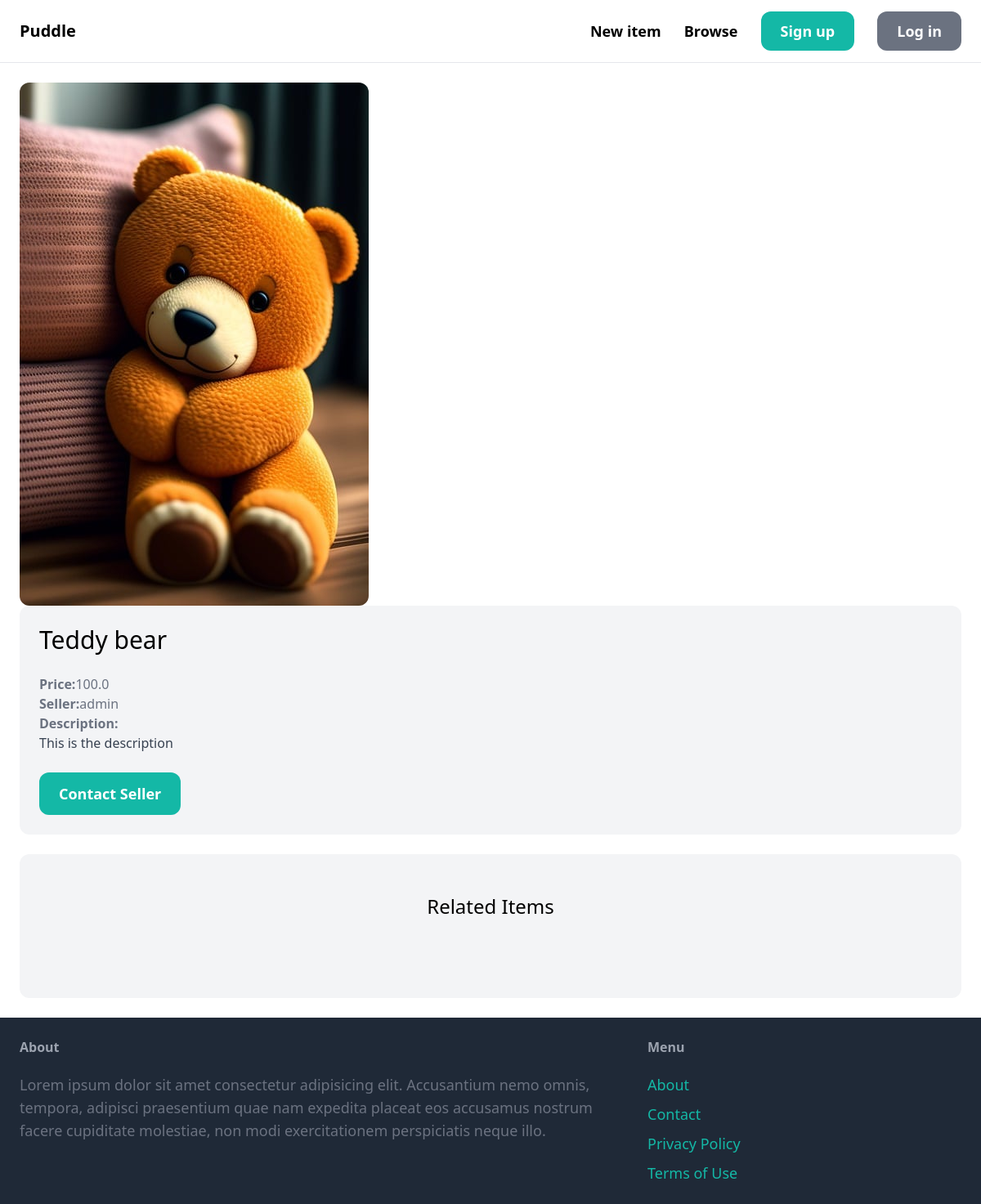
/items/1/, run on an earlier commit of the app's database.
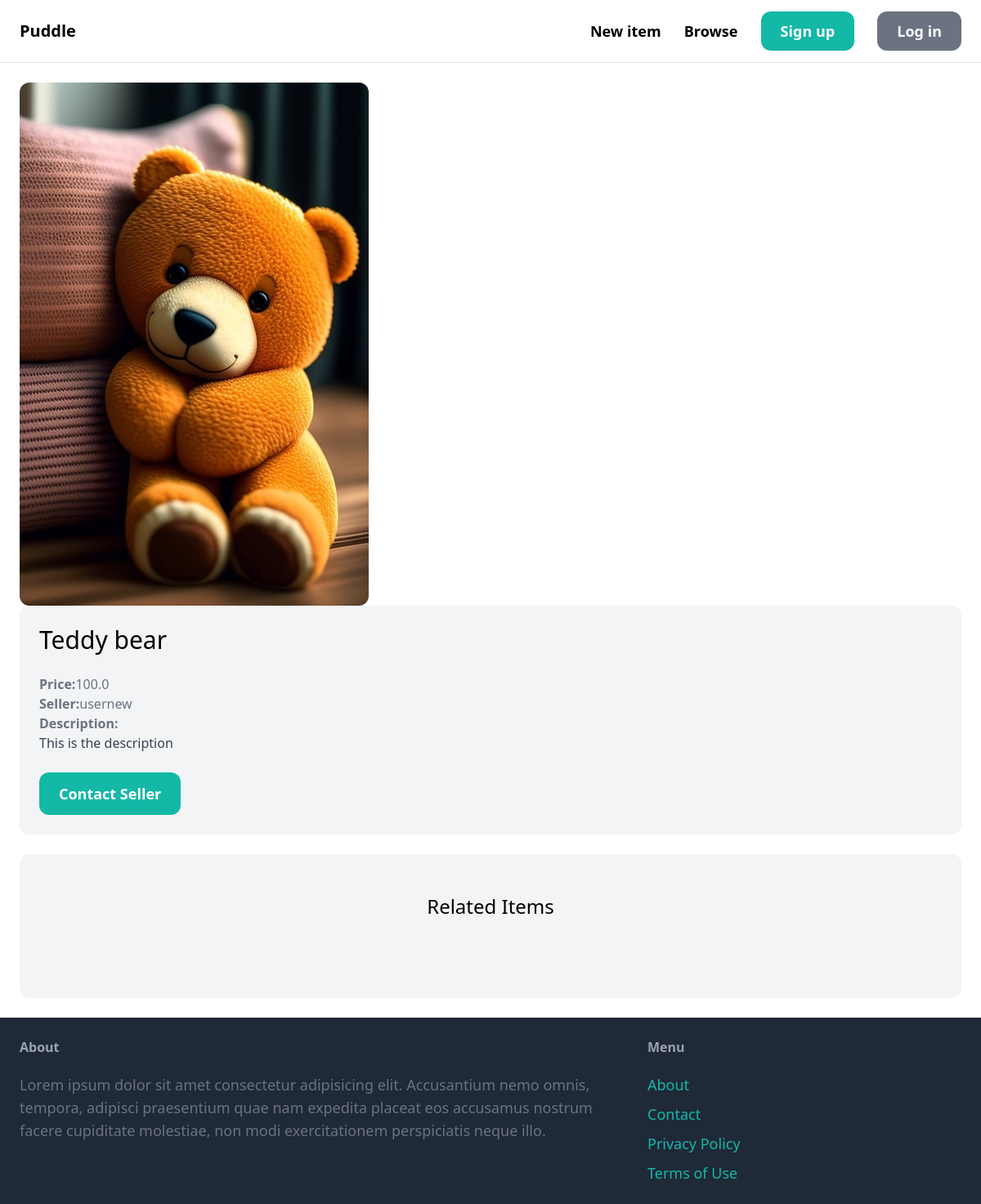
And on a later commit of the database.
### item/models.py (models this page shows, shortened)
class Item(models.Model):
    category = models.ForeignKey(Category,related_name = 'items',on_delete=models.CASCADE)
    name = models.CharField(max_length=255)
    description = models.TextField(blank = True, null = True)
    price = models.FloatField()
    image = models.ImageField(upload_to='item_images',blank=True,null=True)
    is_sold = models.BooleanField(default= False)
    created_by = models.ForeignKey(User,related_name = 'items',on_delete=models.CASCADE)
    created_at = models.DateTimeField(auto_now_add= True)

### item/views.py (the view)
# urls.py: path('<int:pk>/',views.detail,name='detail'),
def detail(request,pk):
    item = get_object_or_404(Item,pk=pk)
    related_items = Item.objects.filter(category=item.category,is_sold = False).exclude(pk=pk)[0:3]
    return render(request,'item/detail.html',{'item':item,'related_items':related_items
                  })

### item/templates/item/detail.html (shortened to what this page needs)
{% extends 'core/base.html' %}
{%block content%}
<div class="grid grid-cols-5 gap-6">
    <div class="col-span-3">
        <img src="{{item.image.url}}" class="rounded-xl" alt="">
    </div>
</div>
<div class="col-span-2 p-6 bg-gray-100 rounded-xl">
    <h1 class="mb-6 text-3xl">{{item.name}}</h1>
    <p class="text-gray-500"><strong>Price:</strong>{{item.price}}</p>
    <p class="text-gray-500"><strong>Seller:</strong>{{item.created_by.username}}</p>
    {%if item.description%}
    <p class="text-gray-700"><strong class="text-gray-500">Description:</strong><br>{{item.description}}</p>
    {%endif%}
    {% if request.user == item.created_by %}
        <div class="mt-6 p-6 bg-white rounded-xl">
            <p> this is ur item</p>
            <a href="{% url 'item:edit' item.id %}" class="inline-block mt-6 px-6 py-3 text-lg font-semibold bg-teal-500 text-white rounded-xl">edit</a>
            <a href="{% url 'item:delete' item.id %}" class="inline-block mt-6 px-6 py-3 text-lg font-semibold bg-red-500 text-white rounded-xl">Delete</a>
        </div>
    {% else %}
    <a href="{% url 'conversation:new' item.id %}" class="inline-block mt-6 px-6 py-3 text-lg font-semibold bg-teal-500 text-white rounded-xl hover:bg-teal-700">Contact Seller</a>
    {%endif%}
</div>
<div class="mt-6 px-6 py-12 bg-gray-100 rounded-xl">
    <h2 class="mb-12 text-2xl text-center">Related Items</h2>
</div>
{% endblock %}

What changed in the data, as far as the page shows it:
changed Item "Teddy bear": created_by.username "admin" → "usernew"
